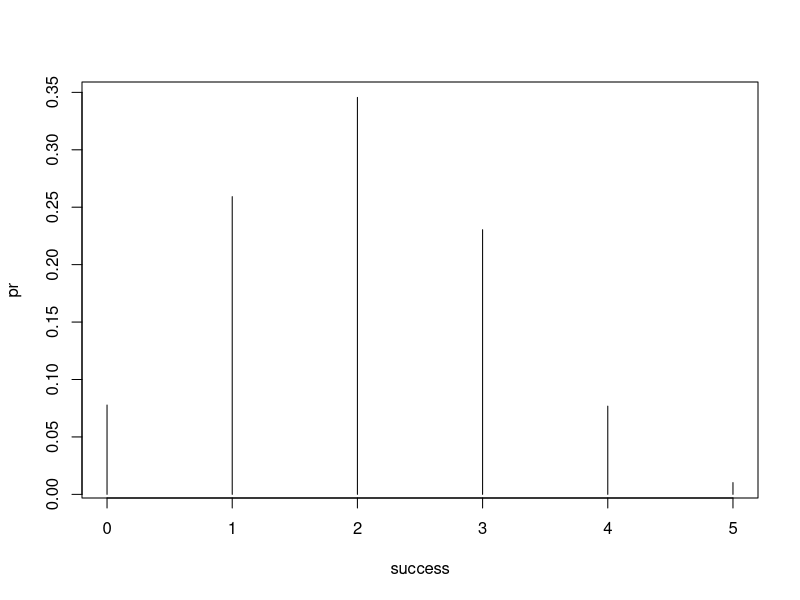
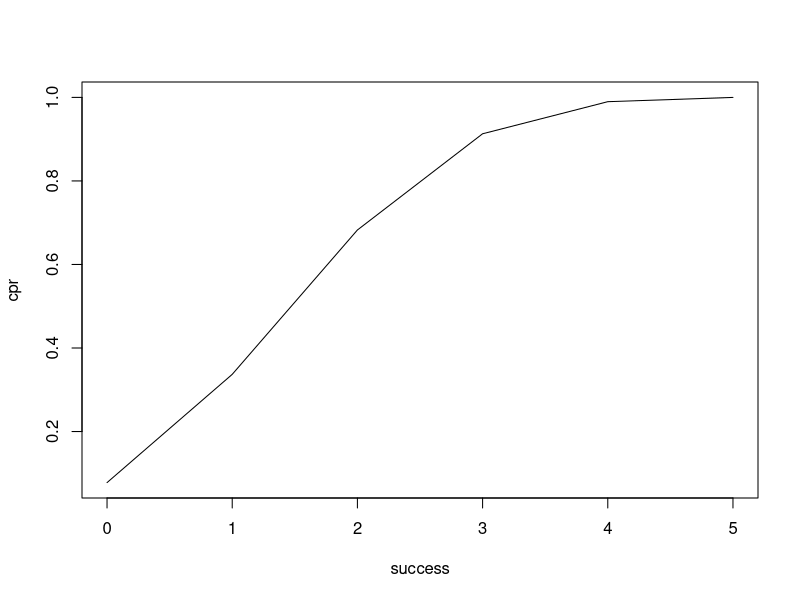
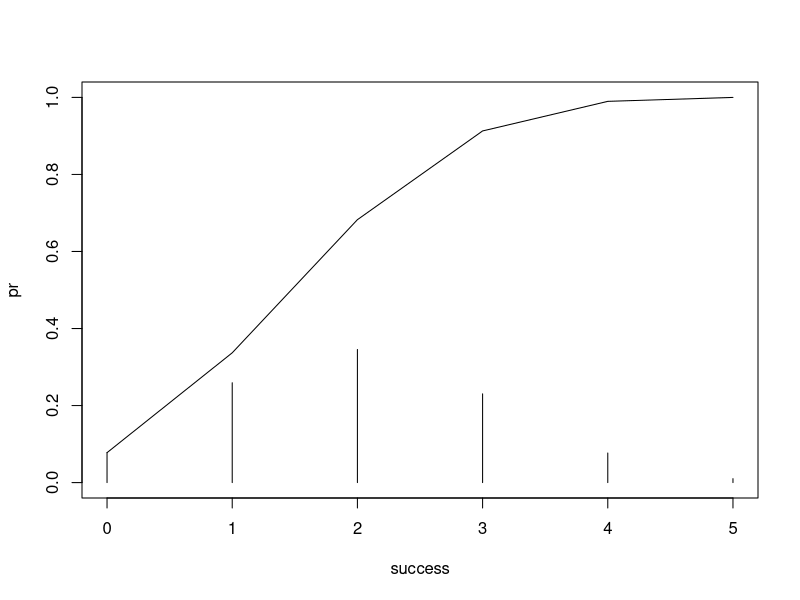

The R script that drew these images, in order:
## Binomial distribution 이항분포

# 앞면 나올 확률 0.4인 찌그러진 동전을 5회 던질 때, 앞면이 3회 나올 확률
k <-  3 #앞면이 k
n <-  5 #시행 횟수 
p <- 0.4 #확률 

dbinom(k, n, p) #이항분포함수 

pbinom(k, n, p) #누적적

# Recursive Cumulative Function 재귀적 누적함수
cupr <- function(k, n, p) {
  if(k>0){
    cupr(k-1, n, p) + dbinom(k, n, p)
  }
  else if(k==0){
    dbinom(0, n, p)
  }
  else
    stop("k should be non-negative.")
}
cupr(k, n, p); pbinom(k, n, p)

#Plot 도표 
success <- 0:n 

pr  <- sapply(success, function(k) dbinom(k,n,p)) 
cpr <- sapply(success, function(k) pbinom(k,n,p))

plot(success, pr, type = 'h')

plot(success,cpr, type = 'l')

plot( success, pr, type = 'h', ylim = c(0,1)) 
lines(success,cpr, type = 'l')